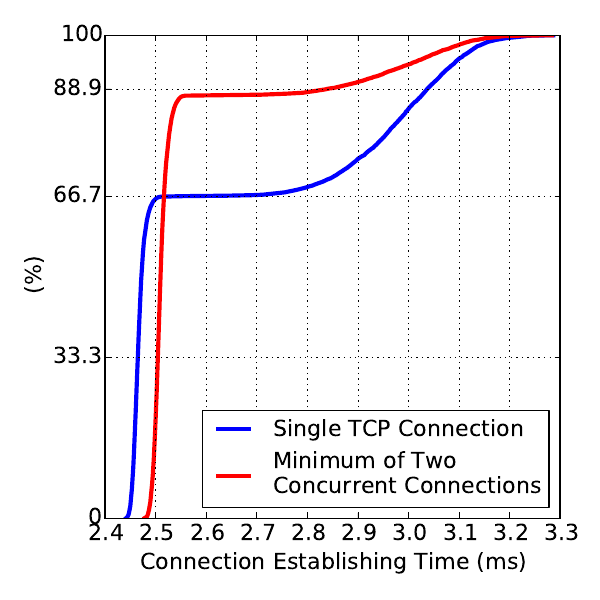

The Python source for this figure:
﻿#!/usr/bin/env python

# Numpy is a library for handling arrays (like data points)
import numpy as np
import math

# Pyplot is a module within the matplotlib library for plotting
import matplotlib.pylab as plt
import matplotlib

font = {'family' : 'sans',
        #'weight' : 'normal',
        'size'   : 16}

matplotlib.rc('font', **font)

def getpt(data, percentile):
  return np.percentile(data, percentile)

repfile = "timedoubleprobe.dat"
sinfile = "timesingleprobe.dat"

sin = np.loadtxt(sinfile)
rep = np.loadtxt(repfile)

sin = sin
rep = rep - 0.32

len1 = len(sin)
len2 = len(rep)

x = np.arange(0.1, 100.1, 0.1)
p1 = []
p2 = []
xlab = []
for i in x:
  p1.append(getpt(sin, i))
  p2.append(getpt(rep, i))
  xlab.append(i)

plt.figure(figsize=(6,6))
plt.plot(p1, xlab, 'b-', label="Single TCP Connection", linewidth=3, markersize=4)
plt.plot(p2, xlab, 'r-', label="Minimum of Two\nConcurrent Connections", linewidth=3, markersize=4)
plt.legend(loc='lower right', fontsize='medium')
#plt.yscale('log')
#plt.xscale('log')
plt.ylabel('(%)')
plt.xlabel('Connection Establishing Time (ms)')
#plt.yticks([0.1, 0.2, 0.5, 1, 2, 4, 8, 16, 32, 64], [99.9, 99.8, 99.5, 99, 98, 96, 92, 84, 68, 36])
#plt.xticks([20, 50, 100, 200, 500, 1000], [20, 50, 100, 200, 500, 1000])

#plt.xlim([94, 1300])
# plt.axis('tight')
plt.ylim([0,100])
plt.tight_layout(rect=(0,0,1,1))
plt.grid()

plt.savefig('./intuition-probe.pdf', format='pdf')
plt.show()
